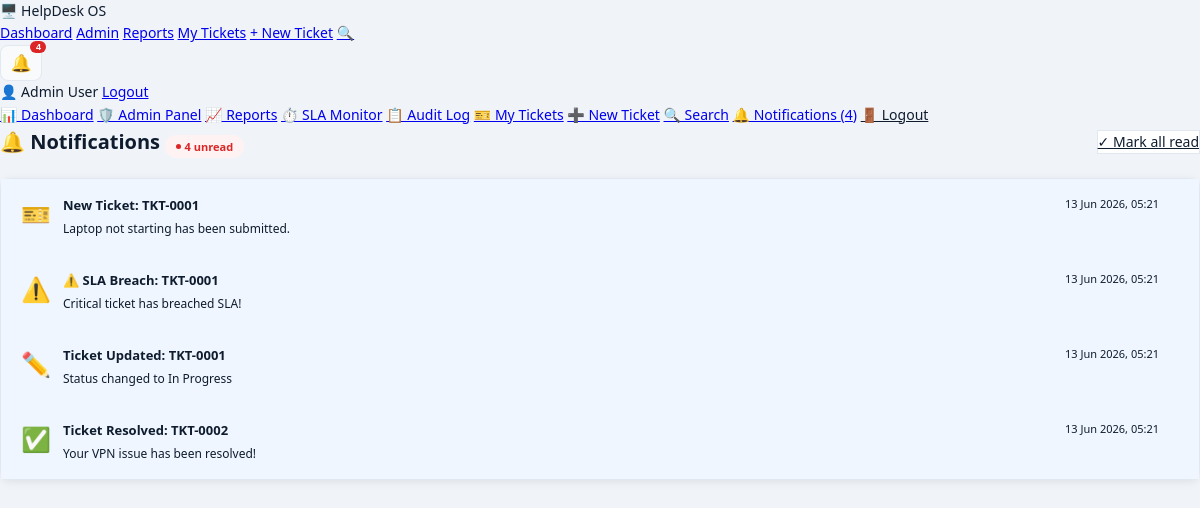
The page /helpdesk_v2/helpdesk_v2/notifications.php (signed in) on the database its author committed.
### tables this page shows
CREATE TABLE IF NOT EXISTS notifications (
    id         INT AUTO_INCREMENT PRIMARY KEY,
    user_id    INT NOT NULL,
    type       VARCHAR(50)  NOT NULL,
    title      VARCHAR(200) NOT NULL,
    message    TEXT,
    link       VARCHAR(255) DEFAULT '',
    is_read    TINYINT DEFAULT 0,
    created_at TIMESTAMP DEFAULT CURRENT_TIMESTAMP,
    FOREIGN KEY (user_id) REFERENCES users(id) ON DELETE CASCADE
);

### includes/auth.php (called while the page is built, shortened)
<?php
function current_role()      { return $_SESSION['role']    ?? 'user'; }
?>

### helpdesk_v2/helpdesk_v2/notifications.php (the view, shortened to what this page needs)
<?php
require_once 'includes/db.php';
require_once 'includes/header.php';
$uid  = current_user_id();
$role = current_role();
$where   = $role === 'admin' ? "1=1" : "n.user_id = $uid";
$notifs  = $conn->query("SELECT n.*, u.name uname FROM notifications n LEFT JOIN users u ON n.user_id=u.id WHERE $where ORDER BY n.created_at DESC");
$unread  = $role === 'admin'
    ? $conn->query("SELECT COUNT(*) c FROM notifications WHERE is_read=0")->fetch_assoc()['c']
    : $conn->query("SELECT COUNT(*) c FROM notifications WHERE user_id=$uid AND is_read=0")->fetch_assoc()['c'];
$icon_map = ['ticket_created'=>'🎫','ticket_updated'=>'✏️','ticket_assigned'=>'👤','ticket_resolved'=>'✅','sla_breach'=>'⚠️','new_note'=>'💬','ticket_rated'=>'⭐'];
?>
<div style="display:flex;align-items:center;justify-content:space-between;margin-bottom:1.25rem;flex-wrap:wrap;gap:.5rem">
    <h1 class="page-title" style="margin:0">🔔 Notifications <?= $unread > 0 ? "<span class='badge badge-critical'>$unread unread</span>" : '' ?></h1>
    <?php if ($unread > 0): ?>
        <a href="?mark_all=1" class="btn-secondary">✓ Mark all read</a>
    <?php endif; ?>
</div>
<div class="card" style="padding:0">
    <?php while ($n = $notifs->fetch_assoc()):
        $icon = $icon_map[$n['type']] ?? '🔔';
    ?>
    <div style="display:flex;gap:12px;padding:1rem 1.25rem;border-bottom:1px solid var(--clr-border);background:<?= $n['is_read'] ? '#fff' : '#eff6ff' ?>;cursor:pointer"
         onclick="window.location='<?= htmlspecialchars($n['link'] ?? '#') ?>&read_notif=<?= $n['id'] ?>'">
        <span style="font-size:24px;flex-shrink:0"><?= $icon ?></span>
        <div style="flex:1">
            <div style="display:flex;justify-content:space-between;align-items:flex-start;gap:.5rem;flex-wrap:wrap">
                <strong style="font-size:13px;color:var(--clr-text)"><?= htmlspecialchars($n['title']) ?></strong>
                <span style="font-size:11px;color:var(--clr-muted);white-space:nowrap"><?= date('d M Y, H:i', strtotime($n['created_at'])) ?></span>
            </div>
            <p style="font-size:12px;color:var(--clr-muted);margin-top:3px"><?= htmlspecialchars($n['message']) ?></p>
        </div>
        <?php if (!$n['is_read']): ?>
            <span style="width:8px;height:8px;border-radius:50%;background:var(--clr-primary);flex-shrink:0;margin-top:6px"></span>
        <?php endif; ?>
    </div>
    <?php endwhile; ?>
</div>
<?php require_once 'includes/footer.php'; ?>

### assets/css/style.css (style rules this page uses)
*, *::before, *::after { box-sizing: border-box; margin: 0; padding: 0; }
:root { --navy: #0f1c2e; --navy2: #1a3a5c; --primary: #2563eb; --primary-h: #1d4ed8; --teal: #0ea5e9; --white: #fff; --bg: #f0f4f8; --card: #fff; --border: #e2e8f0; --text: #0f1c2e; --muted: #64748b; --light: #f8fafc; --success: #16a34a; --warning: #d97706; --danger: #dc2626; --info: #0891b2; --radius: 10px; --shadow: 0 2px 8px rgba(0,0,0,.08); --shadow-lg: 0 8px 24px rgba(0,0,0,.12); --sidebar-w: 240px; }
body { font-family: 'Segoe UI',system-ui,sans-serif; background: var(--bg); color: var(--text); font-size: 14px; line-height: 1.6; }
.page-title { font-size: 20px; font-weight: 700; }
.card { background: var(--card); border: 1px solid var(--border); border-radius: var(--radius); padding: 1.25rem; margin-bottom: 1.25rem; box-shadow: var(--shadow); }
.badge { display: inline-flex; align-items: center; gap: 4px; padding: .2rem .65rem; border-radius: 99px; font-size: 11px; font-weight: 600; white-space: nowrap; }
.badge::before { content: ''; width: 5px; height: 5px; border-radius: 50%; display: inline-block; }
.badge-critical { background: #fef2f2; color: var(--danger); }
.badge-critical::before { background: var(--danger); }
.btn-secondary { background: var(--white); color: var(--text); border: 1px solid var(--border); }

### rows shown on the page
notifications: type "🎫", title "New Ticket: TKT-0001", created_at "13 Jun 2026, 05:21", message "Laptop not starting has been submitted."
notifications: type "⚠️", title "⚠️ SLA Breach: TKT-0001", created_at "13 Jun 2026, 05:21", message "Critical ticket has breached SLA!"
notifications: type "✏️", title "Ticket Updated: TKT-0001", created_at "13 Jun 2026, 05:21", message "Status changed to In Progress"
notifications: type "✅", title "Ticket Resolved: TKT-0002", created_at "13 Jun 2026, 05:21", message "Your VPN issue has been resolved!"

### other values the page prints
$notif_count "4"
current_user_name() "Admin User"
$unread "4"
